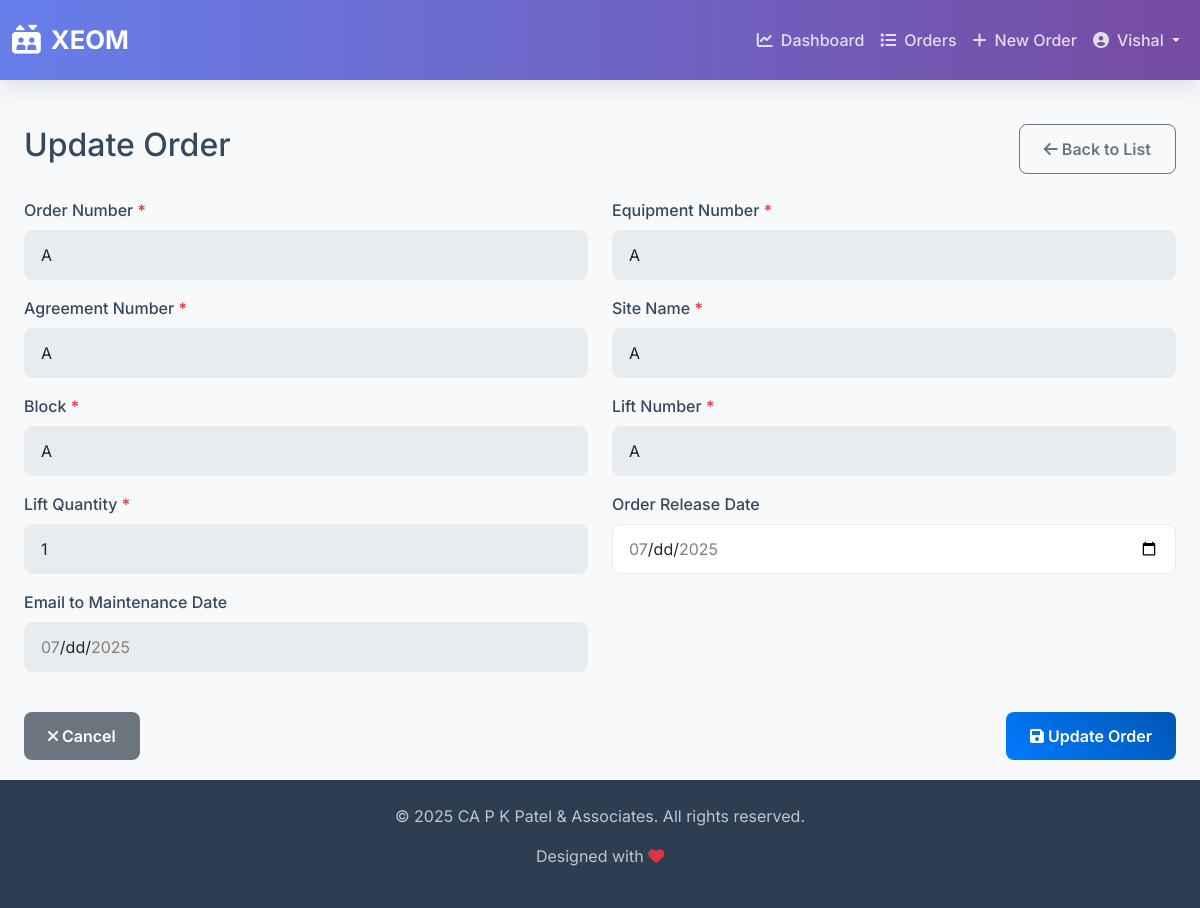
The app's page /xeom/A/update/ (signed in), older data.
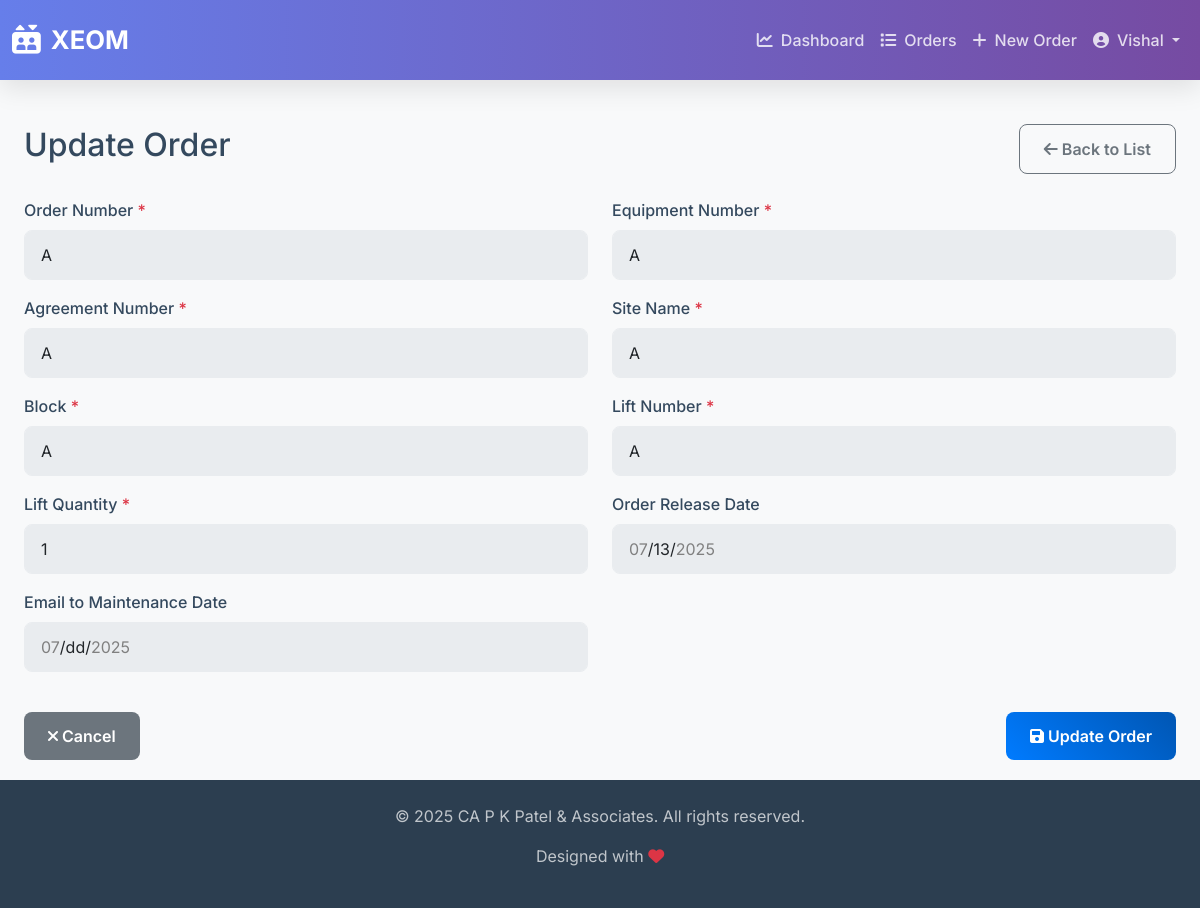
The same page, newer data.
### Xeom/models.py (models this page shows, shortened)
class order(models.Model):
    order_number = models.CharField(max_length=100, primary_key=True, verbose_name="Order Number")
    equipment_number = models.CharField(max_length=100, verbose_name="Equipment Number")
    agreement_number = models.CharField(max_length=100, verbose_name="Agreement Number")
    site_name = models.CharField(max_length=100, verbose_name="Site Name")
    block = models.CharField(max_length=100, verbose_name="Block")
    lift_number = models.CharField(max_length=100, verbose_name="Lift Number")
    lift_quantity = models.IntegerField(verbose_name="Lift Quantity")
    sales_executive = models.ForeignKey(User, on_delete=models.CASCADE, verbose_name="Sales Executive")
    order_release = models.DateField(verbose_name="Order Release Date", blank=True,null=True)
    supervisor_decided = models.DateField(verbose_name="Supervisor Decided Date",blank=True,null=True)
    supervisor = models.ForeignKey(User, on_delete=models.CASCADE, related_name='supervisor', verbose_name="Supervisor",blank=True,null=True)
    bom_ready = models.DateField(verbose_name="BOM Ready Date",blank=True,null=True)
    gad_send_for_sign = models.DateField(verbose_name="GAD Send for Sign Date",blank=True,null=True)
    kick_off_meeting = models.DateField(verbose_name="Kick Off Meeting Date",blank=True,null=True)
    scaffolding_message = models.DateField(verbose_name="Scaffolding Message Date",blank=True,null=True)
    scaffolding_delivery = models.DateField(verbose_name="Scaffolding Delivery Date",blank=True,null=True)
    erector = models.CharField(max_length=100, verbose_name="Erector Name", choices=[('SOVANJI','SOVANJI'),('PRAVINBHAI','PRAVINBHAI'),('ROSHANBHAI','ROSHANBHAI'),('BHAVESHBHAI','BHAVESHBHAI'),('JATINBHAI','JATINBHAI'),('DIPAKBHAI','DIPAKBHAI'),('KIRANBHAI','KIRANBHAI'),('MUNAVARBHAI','MUNAVARBHAI'),('KAUSHIKBHAI','KAUSHIKBHAI'),('RAJU','RAJU'),('ASHOKBHAI','ASHOKBHAI'),('OM PRAKASH','OM PRAKASH')],blank=True, null=True)
    erector_decided = models.DateField(verbose_name="Erector Decided Date",blank=True,null=True)
    erector_file_ready = models.DateField(verbose_name="Erector File Ready Date",blank=True,null=True)
    scaffolding_installation = models.DateField(verbose_name="Scaffolding Installation Date",blank=True,null=True)
    reading_receipt = models.DateField(verbose_name="Reading Receipt Date",blank=True,null=True)
    po_release = models.JSONField(verbose_name="PO Release", default=dict,blank=True,null=True)
    material_dump = models.JSONField(verbose_name="Material Dump", default=dict,blank=True,null=True)
    installation = models.JSONField(verbose_name="Installation Date", default=dict,blank=True,null=True)
    lift_handover = models.DateField(verbose_name="Lift Handover Date",blank=True,null=True)
    gad_sign_complete = models.DateField(verbose_name="GAD Sign Complete Date",blank=True,null=True)
    form_a_submitted = models.DateField(verbose_name="Form A Submitted Date",blank=True,null=True)
    form_a_permission_received = models.DateField(verbose_name="Form Permission Received Date",blank=True,null=True)
    form_b_submitted = models.DateField(verbose_name="Form B Submitted Date",blank=True,null=True)
    license_received = models.DateField(verbose_name="License Received Date",blank=True,null=True)
    license_handover = models.DateField(verbose_name="License Handover Date",blank=True,null=True)
    handover_oc_submitted = models.DateField(verbose_name="Handover OC Submitted Date",blank=True,null=True)
    email_to_maintenance = models.DateField(verbose_name="Email to Maintenance Date",blank=True,null=True)
    receipt_by_maintenance = models.DateField(verbose_name="Receipt by Maintenance Date",blank=True,null=True)
    status = models.CharField(max_length=100,verbose_name="Status", default="In Progress", choices=[('In Progress', 'In Progress'),('Completed', 'Completed'),])
    history = HistoricalRecords()

### Xeom/views.py (the view, shortened to what this page needs)
# urls.py: path('<str:order_number>/update/', views.OrderUpdateView.as_view(), name='order_update'),
class OrderUpdateView(LoginRequiredMixin, UpdateView):
    model = order
    form_class = OrderDetailForm
    template_name = 'order_form.html'
    pk_url_kwarg = 'order_number'
    def get_object(self):
        return get_object_or_404(order, order_number=self.kwargs['order_number'])
    def get_form_kwargs(self):
        kwargs = super().get_form_kwargs()
        kwargs['user'] = self.request.user  # Pass the user to the form
        return kwargs
    def get_context_data(self, **kwargs):
        context = super().get_context_data(**kwargs)
        context['title'] = 'Update Order'
        context['button_text'] = 'Update Order'
        return context

### Xeom/forms.py (called while the page is built)
    def _are_prerequisites_met(self, field_name):
        prerequisites = self.WORKFLOW_DEPENDENCIES.get(field_name, [])
        if not prerequisites:
            return True # No prerequisites, so met
        for prereq in prerequisites:
            prereq_value = getattr(self.instance, prereq, None)
            if prereq in ['po_release', 'material_dump']:
                if not prereq_value or (isinstance(prereq_value, list) and not prereq_value):
                    return False
            elif not prereq_value: # For other field types, check if value exists
                return False
        return True

### Xeom/templates/order_form.html (shortened to what this page needs)
{% extends "base.html" %}
{% load static %}
{% block content %}
<div class="container-fluid mt-4">
    <div class="row">
        <div class="col-12">
            <div class="d-flex justify-content-between align-items-center mb-4">
                <h1 class="h2">{{ title }}</h1>
                <a href="{% url 'order_list' %}" class="btn btn-outline-secondary">
                    <i class="fas fa-arrow-left"></i> Back to List
                </a>
            </div>
            <form method="post" id="orderForm">
                <div class="row">
                    {% for field in form.visible_fields %}
                        <div class="col-md-6 mb-3">
                            <label for="{{ field.id_for_label }}" class="form-label">
                                {{ field.label }}
                                {% if field.field.required %}<span class="text-danger">*</span>{% endif %}
                            </label>
                            {{ field }}
                        </div>
                    {% endfor %}
                </div>
                <div class="d-flex justify-content-between mt-4">
                    <a href="{% url 'order_list' %}" class="btn btn-secondary">
                        <i class="fas fa-times"></i> Cancel
                    </a>
                    <button type="submit" class="btn btn-primary">
                        <i class="fas fa-save"></i> {{ button_text }}
                    </button>
                </div>
            </form>
        </div>
    </div>
</div>
{% endblock %}

### Xeom/templates/base.html (shortened to what this page needs)
{% load static %}
<!DOCTYPE html>
<html lang="en">
<head>
    <link href="https://cdn.jsdelivr.net/npm/bootstrap@5.3.0/dist/css/bootstrap.min.css" rel="stylesheet">
    <link href="https://cdnjs.cloudflare.com/ajax/libs/font-awesome/6.0.0/css/all.min.css" rel="stylesheet">
</head>
<body>
    <nav class="navbar navbar-expand-lg">
        <div class="container-fluid">
            <a class="navbar-brand" href="{% url 'dashboard' %}">
                <i class="fas fa-elevator"></i> XEOM
            </a>
            <div class="collapse navbar-collapse justify-content-end" id="navbarNav">
                <ul class="navbar-nav">
                    <li class="nav-item">
                        <a class="nav-link {% if request.resolver_match.url_name == 'dashboard' %}active{% endif %}" aria-current="page" href="{% url 'dashboard' %}">
                            <i class="fas fa-chart-line me-2"></i>Dashboard
                        </a>
                    </li>
                    <li class="nav-item">
                        <a class="nav-link {% if request.resolver_match.url_name == 'order_list' %}active{% endif %}" href="{% url 'order_list' %}">
                            <i class="fas fa-list me-2"></i>Orders
                        </a>
                    </li>
                    <li class="nav-item">
                        <a class="nav-link {% if request.resolver_match.url_name == 'order_create' %}active{% endif %}" href="{% url 'order_create' %}">
                            <i class="fas fa-plus me-2"></i>New Order
                        </a>
                    </li>
                    {% if user.is_authenticated %}
                    <li class="nav-item dropdown">
                        <a class="nav-link dropdown-toggle" href="#" id="navbarDropdown" role="button" data-bs-toggle="dropdown" aria-expanded="false">
                            <i class="fas fa-user-circle me-2"></i>{{ user.get_full_name|default:user.username }}
                        </a>
                    </li>
                    {% else %}
                    <li class="nav-item">
                        <a class="nav-link" href="{% url 'login' %}">
                            <i class="fas fa-sign-in-alt me-2"></i>Login
                        </a>
                    </li>
                    {% endif %}
                </ul>
            </div>
        </div>
    </nav>
    <div class="container-fluid main-content">
        {% block content %}
        {% endblock content %}
    </div>
    <footer class="footer">
        <div class="container-fluid">
            <p>&copy; 2025 CA P K Patel & Associates. All rights reserved.</p>
            <p>Designed with <i class="fas fa-heart text-danger"></i> </p>
        </div>
    </footer>
</body>
</html>

### Xeom/templates/base.html (style rules this page uses)
:root { --primary-color: #667eea; --secondary-color: #764ba2; --accent-color: #3498db; --text-color: #34495e; --light-bg: #f8f9fa; --dark-bg: #2c3e50; --card-bg: #ffffff; --border-color: #e9ecef; --shadow-light: 0 4px 15px rgba(0,0,0,0.08); --shadow-medium: 0 8px 25px rgba(0,0,0,0.1); }
body { font-family: 'Inter', sans-serif; background-color: var(--light-bg); color: var(--text-color); min-height: 100vh; display: flex; flex-direction: column; }
.navbar { background: linear-gradient(90deg, var(--primary-color) 0%, var(--secondary-color) 100%); box-shadow: var(--shadow-medium); padding: 1rem 0; }
.navbar-brand { color: white !important; font-weight: 700; font-size: 1.6rem; display: flex; align-items: center; }
.navbar-brand i { margin-right: 10px; font-size: 1.8rem; }
.navbar-nav .nav-link { color: rgba(255, 255, 255, 0.8) !important; font-weight: 500; padding: 0.5rem 1rem; border-radius: 8px; transition: all 0.3s ease; }
.main-content { flex: 1; padding-top: 20px; padding-bottom: 20px; }
.btn-primary { background: linear-gradient(45deg, #007bff 0%, #0056b3 100%); border: none; border-radius: 8px; padding: 0.75rem 1.5rem; font-weight: 600; transition: all 0.3s ease; }
.btn-secondary { background-color: #6c757d; border: none; border-radius: 8px; padding: 0.75rem 1.5rem; font-weight: 600; transition: all 0.3s ease; }
.btn-outline-secondary { border-color: #6c757d; color: #6c757d; border-radius: 8px; padding: 0.75rem 1.5rem; font-weight: 600; transition: all 0.3s ease; }
.form-control, .form-select { border-radius: 8px; padding: 0.75rem 1rem; border: 1px solid var(--border-color); transition: border-color 0.3s ease, box-shadow 0.3s ease; }
.form-label { font-weight: 500; color: var(--text-color); margin-bottom: 0.5rem; }
.footer { background-color: var(--dark-bg); color: rgba(255, 255, 255, 0.7); padding: 1.5rem 0; text-align: center; margin-top: auto; }

Row changes from the older to the newer data that the page shows:
changed order "A": order_release (not shown) → "07/13/2025"
